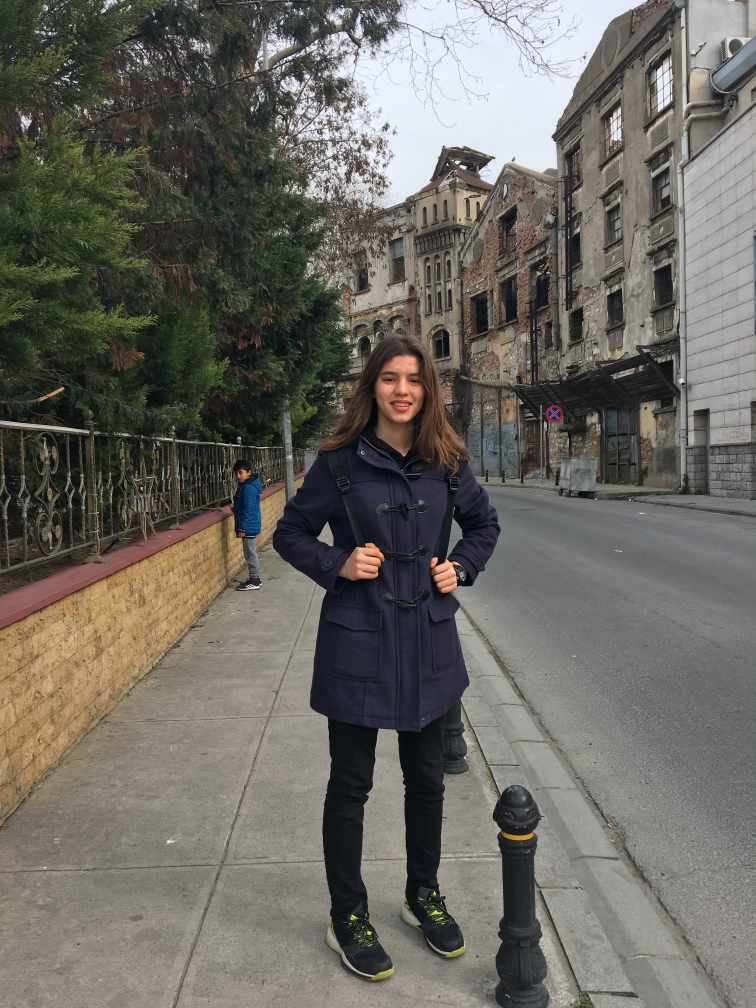
#> input picture introduction-to-dijital-image-processing/photos/004.JPG, 3024 x 4032 px (shown at 1/4 size)
$ python edge-detection.py   (older library calls are emulated)
#> lines starting #> are read from the running program, lines starting #| are printed output that depends on the picture
import cv2
import numpy as np

image_path = "../photos/004.JPG"
image = cv2.imread(image_path)
#> image is the input picture: shape (4032, 3024, 3); mean B, G, R 97.4, 104.1, 106.8
image = cv2.resize(image, (256, 256))
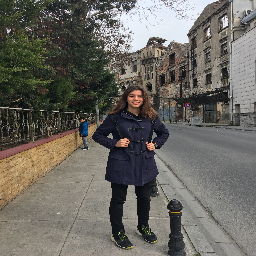
#> image: shape (256, 256, 3); mean B, G, R 97.4, 104, 106.7

img_gray = cv2.cvtColor(image, cv2.COLOR_BGR2GRAY)
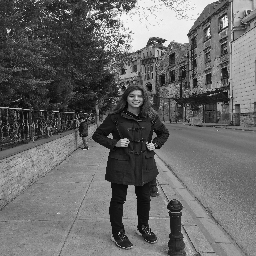
#> img_gray: shape (256, 256); min 1, max 253, mean 104
img_blur = cv2.GaussianBlur(img_gray, (3, 3), 0)
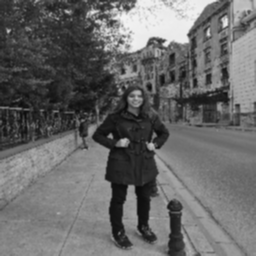
#> img_blur: shape (256, 256); min 8, max 243, mean 104.1


sobelx = cv2.Sobel(src=img_blur, ddepth=cv2.CV_64F, dx=1, dy=0, ksize=5)
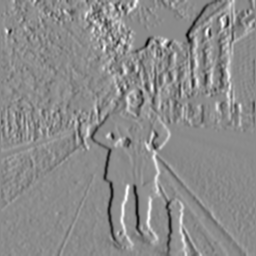
#> sobelx: shape (256, 256) float64; min -6660, max 5537, mean 23.2; drawn with min black and max white
sobely = cv2.Sobel(src=img_blur, ddepth=cv2.CV_64F, dx=0, dy=1, ksize=5)
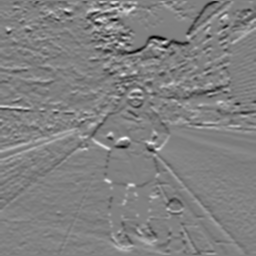
#> sobely: shape (256, 256) float64; min -6524, max 6401, mean 2.3; drawn with min black and max white
sobelxy = cv2.Sobel(src=img_blur, ddepth=cv2.CV_64F, dx=1, dy=1, ksize=5)
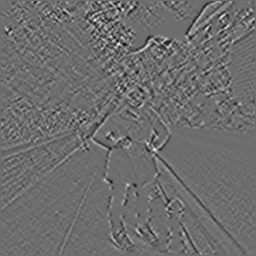
#> sobelxy: shape (256, 256) float64; min -1135, max 1498, mean -0.1; drawn with min black and max white

edges = cv2.Canny(image=img_blur, threshold1=100, threshold2=200)
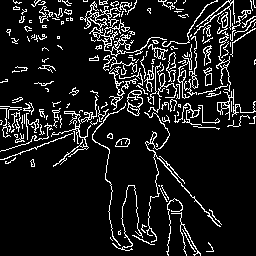
#> edges: shape (256, 256); 10.8% white in thin lines or dots


cv2.imshow("Canny", edges)
cv2.imshow("Blur Image", img_blur)

cv2.waitKey(0)
cv2.destroyAllWindows()
